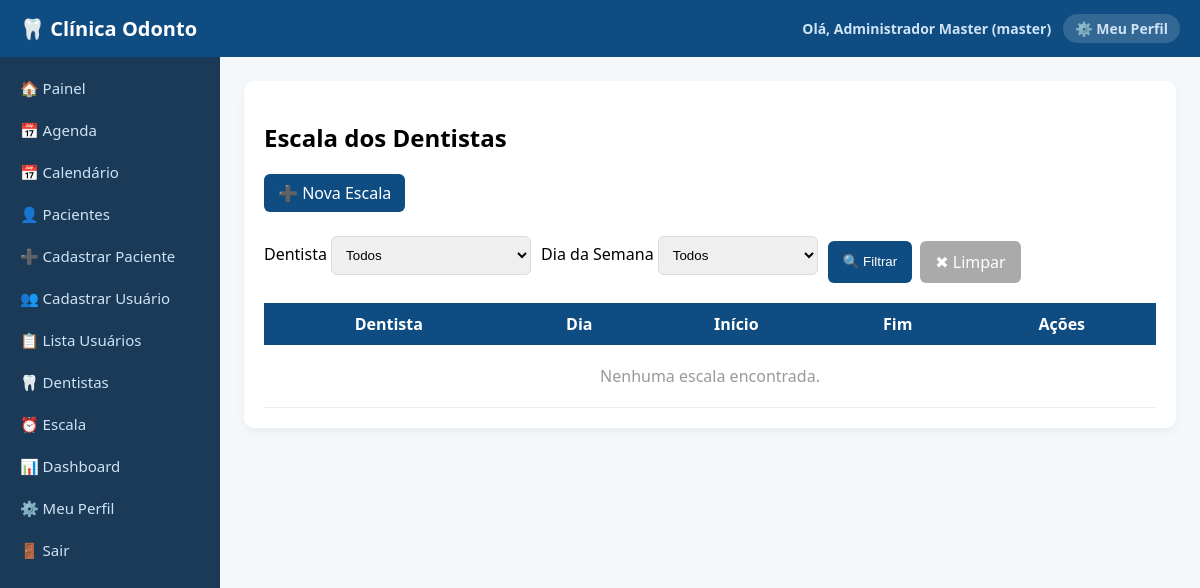
/escala (signed in), run on an earlier commit of the app's database.
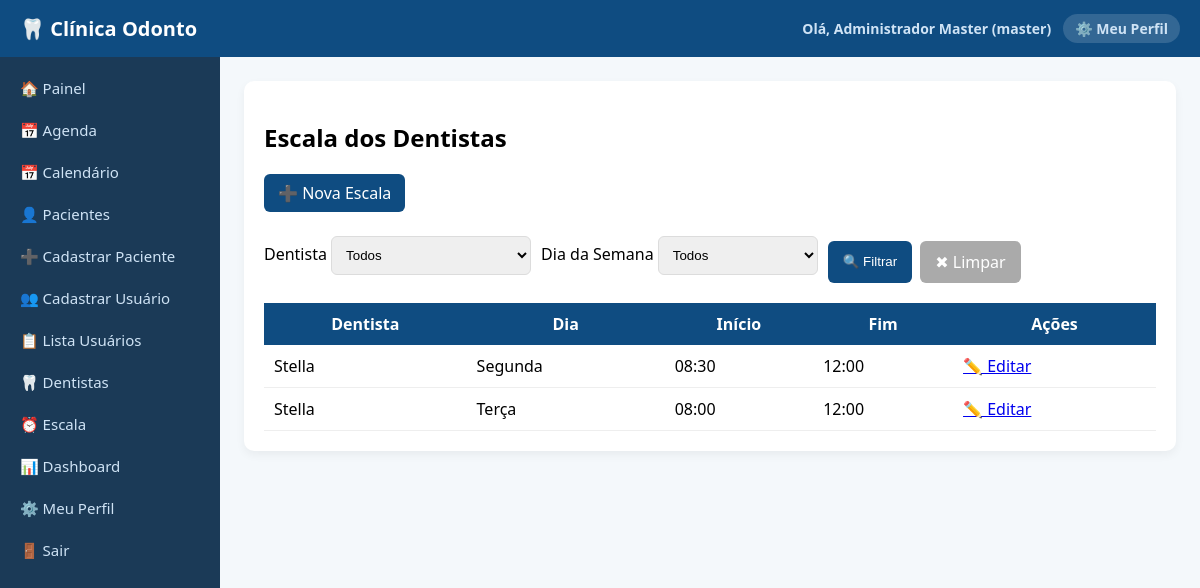
And on a later commit of the database.
### tables this page shows
CREATE TABLE escala_dentistas (
            id INTEGER PRIMARY KEY AUTOINCREMENT,
            dentista_id INTEGER,
            dia_semana TEXT,
            hora_inicio TEXT,
            hora_fim TEXT
        );

CREATE TABLE usuarios (
            id INTEGER PRIMARY KEY AUTOINCREMENT,
            nome TEXT,
            email TEXT UNIQUE,
            senha TEXT,
            tipo TEXT,
            especialidade TEXT,
            cro TEXT
        );

### routes/consultas.py (the view)
@consultas.route('/escala')
@tipo_required(['master', 'admin', 'operador', 'atendente', 'dentista'])
def escala():
    tipo = session.get('usuario_tipo')
    dentista_id = request.args.get('dentista_id')
    dia_semana  = request.args.get('dia_semana')
    conn = get_db_connection()
    cur = conn.cursor()
    query = 'SELECT e.*, u.nome as dentista_nome FROM escala_dentistas e LEFT JOIN usuarios u ON u.id = e.dentista_id WHERE 1=1'
    params = []
    if tipo == 'dentista':
        query += f' AND e.dentista_id = {p()}'
        params.append(session.get('usuario_id'))
    elif dentista_id:
        query += f' AND e.dentista_id = {p()}'; params.append(dentista_id)
    if dia_semana:
        query += f' AND e.dia_semana = {p()}'; params.append(dia_semana)
    query += ' ORDER BY u.nome, e.dia_semana'
    cur.execute(query, params)
    lista = fetch_all(cur, cur.fetchall())
    cur.execute("SELECT * FROM usuarios WHERE tipo = 'dentista' ORDER BY nome")
    dents = fetch_all(cur, cur.fetchall())
    conn.close()
    pode_editar = tipo in ['master', 'admin', 'operador']
    return render_template('escala.html', escala=lista, dentistas=dents, pode_editar=pode_editar)

### db.py (called while the page is built)
def get_db_connection():
    if DATABASE_URL:
        import psycopg2
        import psycopg2.extras
        conn = psycopg2.connect(DATABASE_URL)
        conn.autocommit = False
        return conn
    else:
        conn = sqlite3.connect('database.db')
        conn.row_factory = sqlite3.Row
        return conn

def is_postgres():
    return bool(DATABASE_URL)

### routes/consultas.py (called while the page is built)
def fetch_all(cur, rows):
    return rows_as_dicts(rows, cur) if is_postgres() else rows

### routes/utils.py (called while the page is built)
def tipo_required(tipos_permitidos):
    def decorator(func):
        @wraps(func)
        def wrapper(*args, **kwargs):
            if 'usuario_tipo' not in session:
                return redirect('/login')
            if session['usuario_tipo'] not in tipos_permitidos:
                return "<h1>Acesso negado</h1>"
            return func(*args, **kwargs)
        return wrapper
    return decorator

### templates/escala.html (shortened to what this page needs)
{% extends "base.html" %}
{% block content %}
<div class="card">
<h2>Escala dos Dentistas</h2>
{% if pode_editar %}
<a href="/escala/nova" style="display:inline-block; margin-bottom:16px; padding:8px 14px; background:#0f4c81; color:white; border-radius:6px; text-decoration:none;">➕ Nova Escala</a>
{% endif %}
<form method="GET" style="display:flex; flex-wrap:wrap; gap:10px; align-items:flex-end; margin-bottom:20px;">
    <div>
        <label>Dentista</label>
        <select name="dentista_id" style="width:200px;">
            <option value="">Todos</option>
        </select>
    </div>
    <div>
        <label>Dia da Semana</label>
        <select name="dia_semana" style="width:160px;">
            <option value="">Todos</option>
        </select>
    </div>
    <div style="display:flex; gap:8px;">
        <button type="submit">🔍 Filtrar</button>
        <a href="/escala" style="padding:10px 15px; background:#aaa; color:white; border-radius:6px; text-decoration:none;">✖ Limpar</a>
    </div>
</form>
<table>
<tr>
    <th>Dentista</th>
    <th>Dia</th>
    <th>Início</th>
    <th>Fim</th>
    <th>Ações</th>
</tr>
{% for e in escala %}
<tr>
    <td>{{ e.dentista_nome }}</td>
    <td>{{ e.dia_semana }}</td>
    <td>{{ e.hora_inicio }}</td>
    <td>{{ e.hora_fim }}</td>
    <td>
        {% if pode_editar %}<a href="/escala/editar/{{ e.id }}">✏️ Editar</a>{% else %}—{% endif %}
    </td>
</tr>
{% endfor %}
{% if not escala %}
<tr><td colspan="5" style="text-align:center; color:#999; padding:20px;">Nenhuma escala encontrada.</td></tr>
{% endif %}
</table>
</div>
{% endblock %}

What changed in the data, as far as the page shows it:
added escala_dentistas: dentista_nome "Stella", dia_semana "Segunda", hora_inicio "08:30", hora_fim "12:00"
added escala_dentistas: dentista_nome "Stella", dia_semana "Terça", hora_inicio "08:00", hora_fim "12:00"
Also different on the page:
text no longer shown: "Nenhuma escala encontrada."
